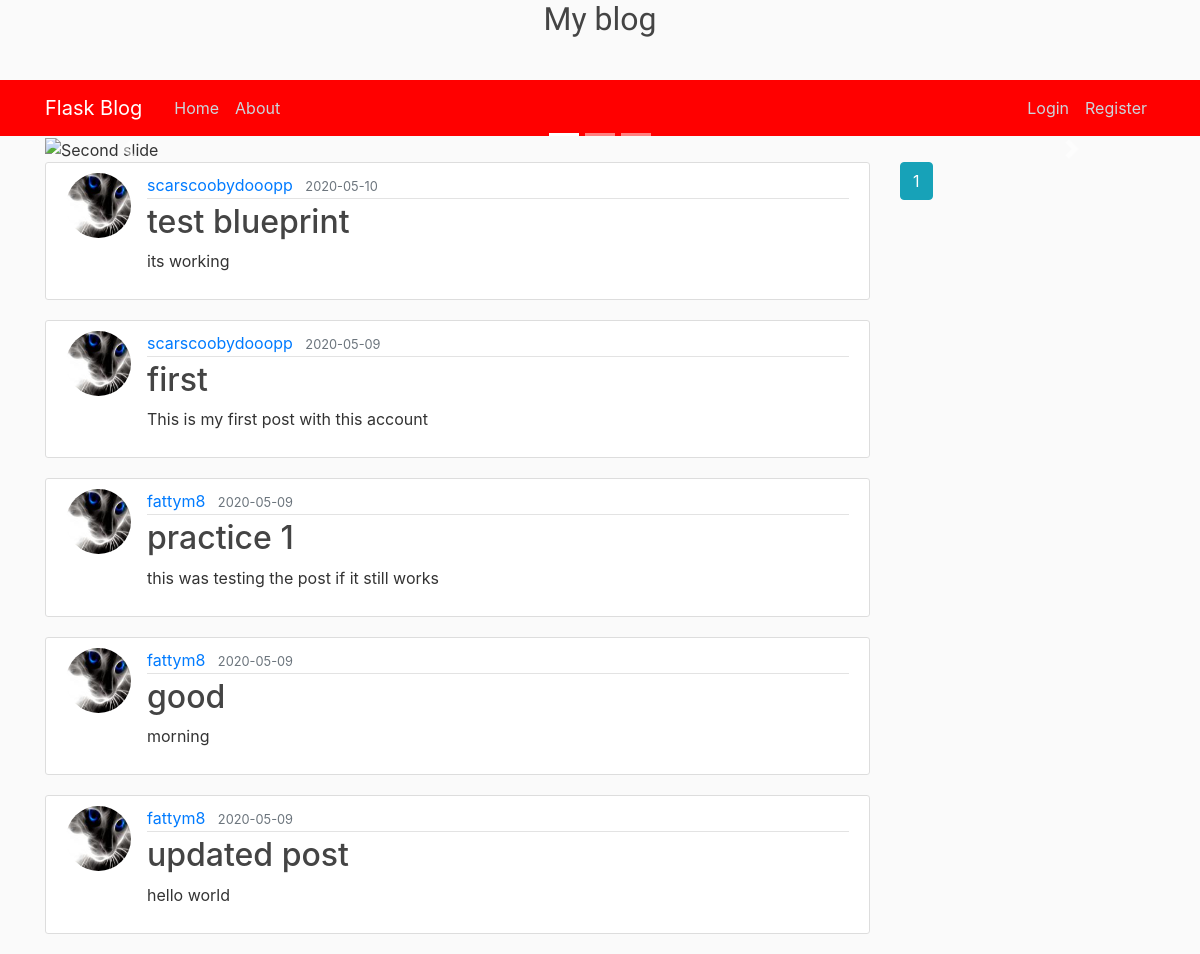
The page /home on the database its author committed.
### flask3/models.py (models this page shows, shortened)
class Post(db.Model):
    id = db.Column(db.Integer, primary_key=True)
    title = db.Column(db.String(100), nullable=False)
    date_posted = db.Column(db.DateTime, nullable=False, default=datetime.utcnow)
    content = db.Column(db.Text, nullable=False)
    user_id = db.Column(db.Integer, db.ForeignKey('user.id'), nullable=False)

class User(db.Model,UserMixin):
    id = db.Column(db.Integer, primary_key=True)
    username = db.Column(db.String(20), unique=True, nullable=False)
    email = db.Column(db.String(120), unique=True, nullable=False)
    image_file = db.Column(db.String(20), nullable=False, default='default.jpg')
    password = db.Column(db.String(60), nullable=False)
    posts = db.relationship('Post', backref='author', lazy=True)

### flask3/routes.py (the view)
@app.route('/')
@app.route('/home')
def home():
    page = request.args.get('page', 1, type=int)
    posts = Post.query.order_by(Post.date_posted.desc()).paginate(page=page, per_page=5)
    return render_template('home.html',posts= posts)

### flask3/templates/home.html (shortened to what this page needs)
{% extends "layout.html" %}
{% block content %}
<div id="carouselId" class="carousel slide " data-ride="carousel fixed-top">
  <ol class="carousel-indicators">
    <li data-target="#carouselId" data-slide-to="0" class="active"></li>
    <li data-target="#carouselId" data-slide-to="1"></li>
    <li data-target="#carouselId" data-slide-to="2"></li>
  </ol>
  <div class="carousel-inner" role="listbox">
    <div class="carousel-item active">
      <img src="https://bit.ly/2AgCniC" alt="Second slide">
      <div class="carousel-caption d-none d-md-block">
      </div>
    </div>
  </div>
  <a class="carousel-control-prev" href="#carouselId" role="button" data-slide="prev">
    <span class="carousel-control-prev-icon" aria-hidden="true"></span>
  </a>
  <a class="carousel-control-next" href="#carouselId" role="button" data-slide="next">
    <span class="carousel-control-next-icon" aria-hidden="true"></span>
  </a>
</div>
<header>
<div class="row">
  <div class="col-md-9">
    {% for post in posts.items %}
        <article class="media content-section">
          <img class="rounded-circle article-img" src="{{ url_for('static', filename='profile_pics/' + post.author.image_file) }}">
          <div class="media-body">
            <div class="article-metadata">
              <a class="mr-2" href="#">{{ post.author.username }}</a>
              <small class="text-muted">{{ post.date_posted.strftime('%Y-%m-%d') }}</small>
            </div>
            <h2><a class="article-title" href="{{ url_for('post', post_id=post.id) }}">{{ post.title }}</a></h2>
            <p class="article-content">{{ post.content }}</p>
          </div>
        </article>
    {% endfor %}
</div>
  <div class="col-md-3">
    {% for page_num in posts.iter_pages(left_edge=1, right_edge=1, left_current=1, right_current=2) %}
    {% if page_num %}
      {% if posts.page == page_num %}
        <a class="btn btn-info mb-4" href="{{ url_for('home', page=page_num) }}">{{ page_num }}</a>
      {% else %}
        <a class="btn btn-outline-info mb-4" href="{{ url_for('home', page=page_num) }}">{{ page_num }}</a>
      {% endif %}
    {% else %}
      ...
    {% endif %}
  {% endfor %}
  </div>
{% endblock content %}

### flask3/static/main.css (style rules this page uses)
body { background: #fafafa; color: #333333; margin-top: 5rem; }
h1, h2, h3, h4, h5, h6 { color: #444444; }
.content-section { background: #ffffff; padding: 10px 20px; border: 1px solid #dddddd; border-radius: 3px; margin-bottom: 20px; }
.article-title { color: #444444; }
.article-content { white-space: pre-line; }
.article-img { height: 65px; width: 65px; margin-right: 16px; }
.article-metadata { padding-bottom: 1px; margin-bottom: 4px; border-bottom: 1px solid #e3e3e3 }

### flask3/templates/layout.html (style rules this page uses)
body { background-image: url("https://bit.ly/2xUuL4s"); background-repeat: no-repeat; background-position: right top; background-attachment: fixed; }
.carousel-inner img { width: 100%; height: 300px; }

### rows shown on the page
Post: image_file (picture), author.username "scarscoobydooopp", date_posted "2020-05-10", title "test blueprint", content "its working"
Post: image_file (picture), author.username "scarscoobydooopp", date_posted "2020-05-09", title "first", content "This is my first post with this account"
Post: image_file (picture), author.username "fattym8", date_posted "2020-05-09", title "practice 1", content "this was testing the post if it still works"
Post: image_file (picture), author.username "fattym8", date_posted "2020-05-09", title "good", content "morning"
Post: image_file (picture), author.username "fattym8", date_posted "2020-05-09", title "updated post", content "hello world"

### other values the page prints
{{ page_num }} "1"
